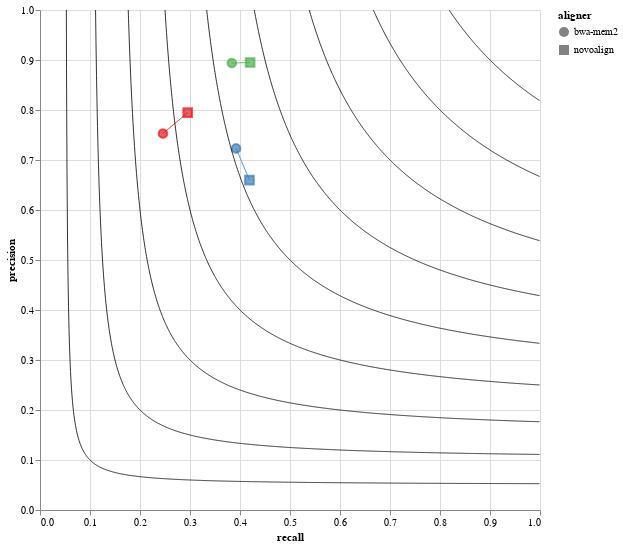

The cell this chart's notebook holds for it:
### Code cell
(precision_recall_plot + f1_contour_plot).configure_line(
    strokeWidth=0.8
).configure_point(size=75)

### Figure 1 — Vega-Lite specification as saved in the notebook (floating-point values rounded to 4 significant figures; data arrays with more than 128 entries replaced by an {"elided": "..."} marker saying what was removed)
{"config": {"view": {"continuousWidth": 300, "continuousHeight": 300}, "line": {"strokeWidth": 0.8}, "point": {"size": 75}}, "layer": [{"mark": {"type": "point"}, "encoding": {"fill": {"field": "caller", "scale": {"scheme": "set1"}, "type": "nominal"}, "shape": {"field": "aligner", "type": "nominal"}, "stroke": {"field": "caller", "scale": {"scheme": "set1"}, "type": "nominal"}, "tooltip": [{"field": "aligner", "type": "nominal"}, {"field": "caller", "type": "nominal"}, {"field": "recall", "type": "quantitative"}, {"field": "precision", "type": "quantitative"}, {"field": "f1", "type": "quantitative"}], "x": {"field": "recall", "type": "quantitative"}, "y": {"field": "precision", "type": "quantitative"}}}, {"mark": {"type": "line"}, "encoding": {"color": {"field": "caller", "legend": null, "scale": {"scheme": "set1"}, "type": "nominal"}, "x": {"field": "recall", "type": "quantitative"}, "y": {"field": "precision", "type": "quantitative"}}}, {"layer": [{"data": {"name": "data-a68647a54262ae16d3885269b71f44e4"}, "mark": {"type": "line"}, "encoding": {"color": {"value": "#000000"}, "tooltip": [{"field": "f1", "type": "quantitative"}], "x": {"field": "recall", "type": "quantitative"}, "y": {"field": "precision", "scale": {"domain": [0, 1]}, "type": "quantitative"}}, "name": "view_64"}, {"data": {"name": "data-c3cf531c05b34be25eb25722bc132761"}, "mark": {"type": "line"}, "encoding": {"color": {"value": "#000000"}, "tooltip": [{"field": "f1", "type": "quantitative"}], "x": {"field": "recall", "type": "quantitative"}, "y": {"field": "precision", "scale": {"domain": [0, 1]}, "type": "quantitative"}}}, {"data": {"name": "data-1e5726e27dfae1efd3e71c34d8676055"}, "mark": {"type": "line"}, "encoding": {"color": {"value": "#000000"}, "tooltip": [{"field": "f1", "type": "quantitative"}], "x": {"field": "recall", "type": "quantitative"}, "y": {"field": "precision", "scale": {"domain": [0, 1]}, "type": "quantitative"}}}, {"data": {"name": "data-5680f06eb424d6d60cef8d98706a984b"}, "mark": {"type": "line"}, "encoding": {"color": {"value": "#000000"}, "tooltip": [{"field": "f1", "type": "quantitative"}], "x": {"field": "recall", "type": "quantitative"}, "y": {"field": "precision", "scale": {"domain": [0, 1]}, "type": "quantitative"}}}, {"data": {"name": "data-048653b53169bcca537d36adf03192a1"}, "mark": {"type": "line"}, "encoding": {"color": {"value": "#000000"}, "tooltip": [{"field": "f1", "type": "quantitative"}], "x": {"field": "recall", "type": "quantitative"}, "y": {"field": "precision", "scale": {"domain": [0, 1]}, "type": "quantitative"}}}, {"data": {"name": "data-bab5a80c2db872949e872031747ef46f"}, "mark": {"type": "line"}, "encoding": {"color": {"value": "#000000"}, "tooltip": [{"field": "f1", "type": "quantitative"}], "x": {"field": "recall", "type": "quantitative"}, "y": {"field": "precision", "scale": {"domain": [0, 1]}, "type": "quantitative"}}}, {"data": {"name": "data-cf6891fdd73f3683291d6fd644aadeed"}, "mark": {"type": "line"}, "encoding": {"color": {"value": "#000000"}, "tooltip": [{"field": "f1", "type": "quantitative"}], "x": {"field": "recall", "type": "quantitative"}, "y": {"field": "precision", "scale": {"domain": [0, 1]}, "type": "quantitative"}}}, {"data": {"name": "data-22614f7d2590180d3c01f1d246ff0635"}, "mark": {"type": "line"}, "encoding": {"color": {"value": "#000000"}, "tooltip": [{"field": "f1", "type": "quantitative"}], "x": {"field": "recall", "type": "quantitative"}, "y": {"field": "precision", "scale": {"domain": [0, 1]}, "type": "quantitative"}}}, {"data": {"name": "data-afffb674e96e13e86c682b21ee30fcb0"}, "mark": {"type": "line"}, "encoding": {"color": {"value": "#000000"}, "tooltip": [{"field": "f1", "type": "quantitative"}], "x": {"field": "recall", "type": "quantitative"}, "y": {"field": "precision", "scale": {"domain": [0, 1]}, "type": "quantitative"}}}, {"data": {"name": "data-3c6cb7de9336578347a750f35138da0e"}, "mark": {"type": "line"}, "encoding": {"color": {"value": "#000000"}, "tooltip": [{"field": "f1", "type": "quantitative"}], "x": {"field": "recall", "type": "quantitative"}, "y": {"field": "precision", "scale": {"domain": [0, 1]}, "type": "quantitative"}}}]}], "data": {"name": "data-dd16b28adc6704c5056e338735d8f43e"}, "height": 500, "params": [{"name": "param_57", "select": {"type": "interval", "encodings": ["x", "y"]}, "bind": "scales", "views": ["view_64"]}], "width": 500, "$schema": "https://vega.github.io/schema/vega-lite/v5.17.0.json", "datasets": {"data-dd16b28adc6704c5056e338735d8f43e": [{"f1": 0.3707, "recall": 0.2459, "precision": 0.753, "sample": "HG002", "aligner": "bwa-mem2", "caller": "delly", "svtype": "ALL"}, {"f1": 0.5086, "recall": 0.3922, "precision": 0.7232, "sample": "HG002", "aligner": "bwa-mem2", "caller": "dysgu", "svtype": "ALL"}, {"f1": 0.5369, "recall": 0.3837, "precision": 0.894, "sample": "HG002", "aligner": "bwa-mem2", "caller": "manta", "svtype": "ALL"}, {"f1": 0.4308, "recall": 0.2955, "precision": 0.7948, "sample": "HG002", "aligner": "novoalign", "caller": "delly", "svtype": "ALL"}, {"f1": 0.5125, "recall": 0.4189, "precision": 0.6598, "sample": "HG002", "aligner": "novoalign", "caller": "dysgu", "svtype": "ALL"}, {"f1": 0.572, "recall": 0.4203, "precision": 0.8949, "sample": "HG002", "aligner": "novoalign", "caller": "manta", "svtype": "ALL"}], "data-a68647a54262ae16d3885269b71f44e4": {"elided": "949 records"}, "data-c3cf531c05b34be25eb25722bc132761": {"elided": "899 records"}, "data-1e5726e27dfae1efd3e71c34d8676055": {"elided": "849 records"}, "data-5680f06eb424d6d60cef8d98706a984b": {"elided": "799 records"}, "data-048653b53169bcca537d36adf03192a1": {"elided": "749 records"}, "data-bab5a80c2db872949e872031747ef46f": {"elided": "699 records"}, "data-cf6891fdd73f3683291d6fd644aadeed": {"elided": "649 records"}, "data-22614f7d2590180d3c01f1d246ff0635": {"elided": "599 records"}, "data-afffb674e96e13e86c682b21ee30fcb0": {"elided": "549 records"}, "data-3c6cb7de9336578347a750f35138da0e": {"elided": "499 records"}}}
